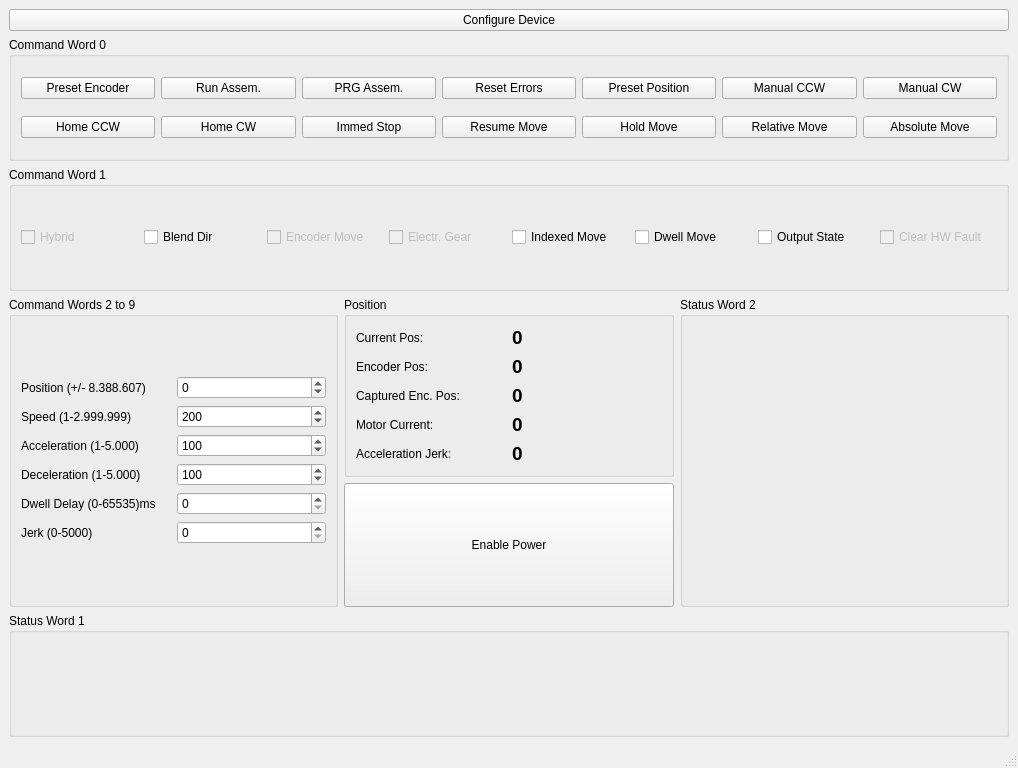
<?xml version="1.0" encoding="UTF-8"?>
<ui version="4.0">
 <class>MainWindow</class>
 <widget class="QMainWindow" name="MainWindow">
  <property name="geometry">
   <rect>
    <x>0</x>
    <y>0</y>
    <width>1018</width>
    <height>768</height>
   </rect>
  </property>
  <property name="windowTitle">
   <string>MainWindow</string>
  </property>
  <widget class="QWidget" name="centralwidget">
   <layout class="QGridLayout" name="gridLayout_11">
    <item row="2" column="0" colspan="3">
     <widget class="QGroupBox" name="groupBox_6">
      <property name="sizePolicy">
       <sizepolicy hsizetype="Preferred" vsizetype="Preferred">
        <horstretch>0</horstretch>
        <verstretch>0</verstretch>
       </sizepolicy>
      </property>
      <property name="minimumSize">
       <size>
        <width>0</width>
        <height>80</height>
       </size>
      </property>
      <property name="title">
       <string>Command Word 1</string>
      </property>
      <layout class="QGridLayout" name="gridLayout_4">
       <item row="0" column="0">
        <layout class="QHBoxLayout" name="horizontalLayout_5">
         <item>
          <widget class="QCheckBox" name="hybridCheckBox">
           <property name="enabled">
            <bool>false</bool>
           </property>
           <property name="text">
            <string>Hybrid</string>
           </property>
          </widget>
         </item>
         <item>
          <widget class="QCheckBox" name="blendDirCheckBox">
           <property name="text">
            <string>Blend Dir</string>
           </property>
          </widget>
         </item>
         <item>
          <widget class="QCheckBox" name="encoderMoveCheckBox">
           <property name="enabled">
            <bool>false</bool>
           </property>
           <property name="text">
            <string>Encoder Move</string>
           </property>
          </widget>
         </item>
         <item>
          <widget class="QCheckBox" name="electricGearCheckBox">
           <property name="enabled">
            <bool>false</bool>
           </property>
           <property name="text">
            <string>Electr. Gear</string>
           </property>
          </widget>
         </item>
         <item>
          <widget class="QCheckBox" name="indexedMoveCheckBox">
           <property name="text">
            <string>Indexed Move</string>
           </property>
          </widget>
         </item>
         <item>
          <widget class="QCheckBox" name="dwellMoveCheckBox">
           <property name="text">
            <string>Dwell Move</string>
           </property>
          </widget>
         </item>
         <item>
          <widget class="QCheckBox" name="outputStateCheckBox">
           <property name="text">
            <string>Output State</string>
           </property>
          </widget>
         </item>
         <item>
          <widget class="QCheckBox" name="clearHWFaultCheckBox">
           <property name="enabled">
            <bool>false</bool>
           </property>
           <property name="text">
            <string>Clear HW Fault</string>
           </property>
          </widget>
         </item>
        </layout>
       </item>
      </layout>
     </widget>
    </item>
    <item row="6" column="0" colspan="3">
     <widget class="QGroupBox" name="stateGroupBox">
      <property name="title">
       <string>Status Word 1</string>
      </property>
      <layout class="QGridLayout" name="gridLayout_2">
       <item row="1" column="0">
        <layout class="QGridLayout" name="commandStatus0Layout"/>
       </item>
      </layout>
     </widget>
    </item>
    <item row="1" column="0" colspan="3">
     <widget class="QGroupBox" name="groupBox_3">
      <property name="title">
       <string>Command Word 0</string>
      </property>
      <layout class="QGridLayout" name="gridLayout_6">
       <item row="0" column="0">
        <layout class="QHBoxLayout" name="horizontalLayout">
         <item>
          <widget class="QPushButton" name="presetEncoderButton">
           <property name="text">
            <string>Preset Encoder</string>
           </property>
          </widget>
         </item>
         <item>
          <widget class="QPushButton" name="runAssemblyButton">
           <property name="text">
            <string>Run Assem.</string>
           </property>
          </widget>
         </item>
         <item>
          <widget class="QPushButton" name="prgAssemblyButton">
           <property name="text">
            <string>PRG Assem.</string>
           </property>
          </widget>
         </item>
         <item>
          <widget class="QPushButton" name="resetErrorsButton">
           <property name="text">
            <string>Reset Errors</string>
           </property>
          </widget>
         </item>
         <item>
          <widget class="QPushButton" name="presetPositionButton">
           <property name="text">
            <string>Preset Position</string>
           </property>
          </widget>
         </item>
         <item>
          <widget class="QPushButton" name="manualCCWButton">
           <property name="text">
            <string>Manual CCW</string>
           </property>
          </widget>
         </item>
         <item>
          <widget class="QPushButton" name="manualCWButton">
           <property name="text">
            <string>Manual CW</string>
           </property>
          </widget>
         </item>
        </layout>
       </item>
       <item row="1" column="0">
        <layout class="QHBoxLayout" name="horizontalLayout_2">
         <item>
          <widget class="QPushButton" name="homeCCWButton">
           <property name="text">
            <string>Home CCW</string>
           </property>
          </widget>
         </item>
         <item>
          <widget class="QPushButton" name="homeCWButton">
           <property name="text">
            <string>Home CW</string>
           </property>
          </widget>
         </item>
         <item>
          <widget class="QPushButton" name="immediateStopButton">
           <property name="text">
            <string>Immed Stop</string>
           </property>
          </widget>
         </item>
         <item>
          <widget class="QPushButton" name="resumeMoveButton">
           <property name="text">
            <string>Resume Move</string>
           </property>
          </widget>
         </item>
         <item>
          <widget class="QPushButton" name="holdMoveButton">
           <property name="text">
            <string>Hold Move</string>
           </property>
          </widget>
         </item>
         <item>
          <widget class="QPushButton" name="relativeMoveButton">
           <property name="text">
            <string>Relative Move</string>
           </property>
          </widget>
         </item>
         <item>
          <widget class="QPushButton" name="absoluteMoveButton">
           <property name="enabled">
            <bool>true</bool>
           </property>
           <property name="text">
            <string>Absolute Move</string>
           </property>
          </widget>
         </item>
        </layout>
       </item>
      </layout>
     </widget>
    </item>
    <item row="3" column="0" rowspan="2">
     <widget class="QGroupBox" name="groupBox_7">
      <property name="title">
       <string>Command Words 2 to 9</string>
      </property>
      <layout class="QGridLayout" name="gridLayout_8">
       <item row="0" column="0">
        <layout class="QGridLayout" name="gridLayout_7">
         <item row="2" column="0">
          <widget class="QLabel" name="label_3">
           <property name="text">
            <string>Acceleration (1-5.000)</string>
           </property>
          </widget>
         </item>
         <item row="0" column="0">
          <widget class="QLabel" name="label">
           <property name="text">
            <string>Position (+/- 8.388.607)</string>
           </property>
          </widget>
         </item>
         <item row="1" column="0">
          <widget class="QLabel" name="label_2">
           <property name="text">
            <string>Speed (1-2.999.999)</string>
           </property>
          </widget>
         </item>
         <item row="3" column="0">
          <widget class="QLabel" name="label_4">
           <property name="text">
            <string>Deceleration (1-5.000)</string>
           </property>
          </widget>
         </item>
         <item row="4" column="0">
          <widget class="QLabel" name="label_9">
           <property name="text">
            <string>Dwell Delay (0-65535)ms</string>
           </property>
          </widget>
         </item>
         <item row="5" column="0">
          <widget class="QLabel" name="label_10">
           <property name="text">
            <string>Jerk (0-5000)</string>
           </property>
          </widget>
         </item>
         <item row="5" column="1">
          <widget class="QSpinBox" name="jerkSpinBox">
           <property name="maximum">
            <number>5000</number>
           </property>
          </widget>
         </item>
         <item row="4" column="1">
          <widget class="QSpinBox" name="dwellDelaySpinBox">
           <property name="maximum">
            <number>65535</number>
           </property>
          </widget>
         </item>
         <item row="3" column="1">
          <widget class="QSpinBox" name="decelerationSpinBox">
           <property name="minimum">
            <number>1</number>
           </property>
           <property name="maximum">
            <number>5000</number>
           </property>
           <property name="value">
            <number>100</number>
           </property>
          </widget>
         </item>
         <item row="2" column="1">
          <widget class="QSpinBox" name="accelerationSpinBox">
           <property name="minimum">
            <number>1</number>
           </property>
           <property name="maximum">
            <number>5000</number>
           </property>
           <property name="value">
            <number>100</number>
           </property>
          </widget>
         </item>
         <item row="1" column="1">
          <widget class="QSpinBox" name="speedSpinBox">
           <property name="minimum">
            <number>1</number>
           </property>
           <property name="maximum">
            <number>2999999</number>
           </property>
           <property name="value">
            <number>200</number>
           </property>
          </widget>
         </item>
         <item row="0" column="1">
          <widget class="QSpinBox" name="positionSpinBox">
           <property name="minimum">
            <number>-8388607</number>
           </property>
           <property name="maximum">
            <number>8388607</number>
           </property>
          </widget>
         </item>
        </layout>
       </item>
      </layout>
     </widget>
    </item>
    <item row="3" column="1">
     <widget class="QGroupBox" name="groupBox_8">
      <property name="sizePolicy">
       <sizepolicy hsizetype="Preferred" vsizetype="Fixed">
        <horstretch>0</horstretch>
        <verstretch>0</verstretch>
       </sizepolicy>
      </property>
      <property name="minimumSize">
       <size>
        <width>250</width>
        <height>0</height>
       </size>
      </property>
      <property name="title">
       <string>Position</string>
      </property>
      <layout class="QGridLayout" name="gridLayout_10">
       <item row="0" column="0">
        <layout class="QGridLayout" name="gridLayout_9">
         <item row="0" column="0">
          <widget class="QLabel" name="label_11">
           <property name="text">
            <string>Current Pos:</string>
           </property>
          </widget>
         </item>
         <item row="1" column="0">
          <widget class="QLabel" name="label_13">
           <property name="text">
            <string>Encoder Pos:</string>
           </property>
          </widget>
         </item>
         <item row="2" column="1">
          <widget class="QLabel" name="capturedEncoderPositionLabel">
           <property name="font">
            <font>
             <pointsize>14</pointsize>
             <weight>75</weight>
             <bold>true</bold>
            </font>
           </property>
           <property name="text">
            <string>0</string>
           </property>
          </widget>
         </item>
         <item row="0" column="1">
          <widget class="QLabel" name="currentPositionLabel">
           <property name="sizePolicy">
            <sizepolicy hsizetype="Preferred" vsizetype="Fixed">
             <horstretch>0</horstretch>
             <verstretch>0</verstretch>
            </sizepolicy>
           </property>
           <property name="font">
            <font>
             <pointsize>14</pointsize>
             <weight>75</weight>
             <bold>true</bold>
            </font>
           </property>
           <property name="text">
            <string>0</string>
           </property>
          </widget>
         </item>
         <item row="1" column="1">
          <widget class="QLabel" name="encoderPositionLabel">
           <property name="font">
            <font>
             <pointsize>14</pointsize>
             <weight>75</weight>
             <bold>true</bold>
            </font>
           </property>
           <property name="text">
            <string>0</string>
           </property>
          </widget>
         </item>
         <item row="3" column="0">
          <widget class="QLabel" name="label_5">
           <property name="text">
            <string>Motor Current:</string>
           </property>
          </widget>
         </item>
         <item row="2" column="0">
          <widget class="QLabel" name="label_15">
           <property name="text">
            <string>Captured Enc. Pos:</string>
           </property>
          </widget>
         </item>
         <item row="4" column="0">
          <widget class="QLabel" name="label_6">
           <property name="text">
            <string>Acceleration Jerk:</string>
           </property>
          </widget>
         </item>
         <item row="3" column="1">
          <widget class="QLabel" name="motorCurrentLabel">
           <property name="font">
            <font>
             <pointsize>14</pointsize>
             <weight>75</weight>
             <bold>true</bold>
            </font>
           </property>
           <property name="text">
            <string>0</string>
           </property>
          </widget>
         </item>
         <item row="4" column="1">
          <widget class="QLabel" name="accelerationJerkLabel">
           <property name="font">
            <font>
             <pointsize>14</pointsize>
             <weight>75</weight>
             <bold>true</bold>
            </font>
           </property>
           <property name="text">
            <string>0</string>
           </property>
          </widget>
         </item>
        </layout>
       </item>
      </layout>
     </widget>
    </item>
    <item row="3" column="2" rowspan="2">
     <widget class="QGroupBox" name="groupBox_4">
      <property name="title">
       <string>Status Word 2</string>
      </property>
      <layout class="QGridLayout" name="gridLayout_3">
       <item row="0" column="0">
        <layout class="QGridLayout" name="commandStatus1Layout"/>
       </item>
      </layout>
     </widget>
    </item>
    <item row="4" column="1">
     <widget class="QPushButton" name="disableDriverButton">
      <property name="sizePolicy">
       <sizepolicy hsizetype="Minimum" vsizetype="Preferred">
        <horstretch>0</horstretch>
        <verstretch>0</verstretch>
       </sizepolicy>
      </property>
      <property name="text">
       <string>Enable Power</string>
      </property>
     </widget>
    </item>
    <item row="0" column="0" colspan="3">
     <widget class="QPushButton" name="configureButton">
      <property name="text">
       <string>Configure Device</string>
      </property>
     </widget>
    </item>
   </layout>
  </widget>
  <widget class="QMenuBar" name="menubar">
   <property name="geometry">
    <rect>
     <x>0</x>
     <y>0</y>
     <width>1018</width>
     <height>29</height>
    </rect>
   </property>
  </widget>
  <widget class="QStatusBar" name="statusbar"/>
  <action name="actionConfiguration">
   <property name="text">
    <string>Configuration</string>
   </property>
  </action>
 </widget>
 <resources/>
 <connections/>
</ui>
